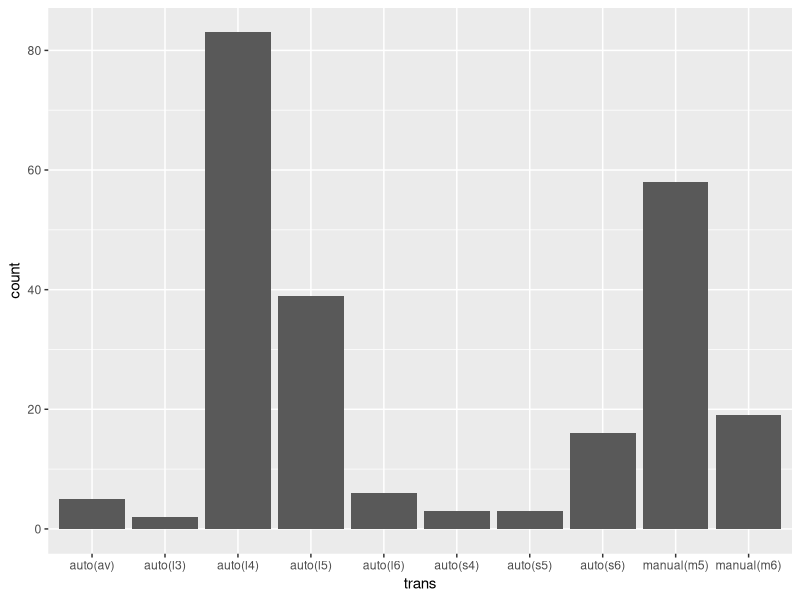
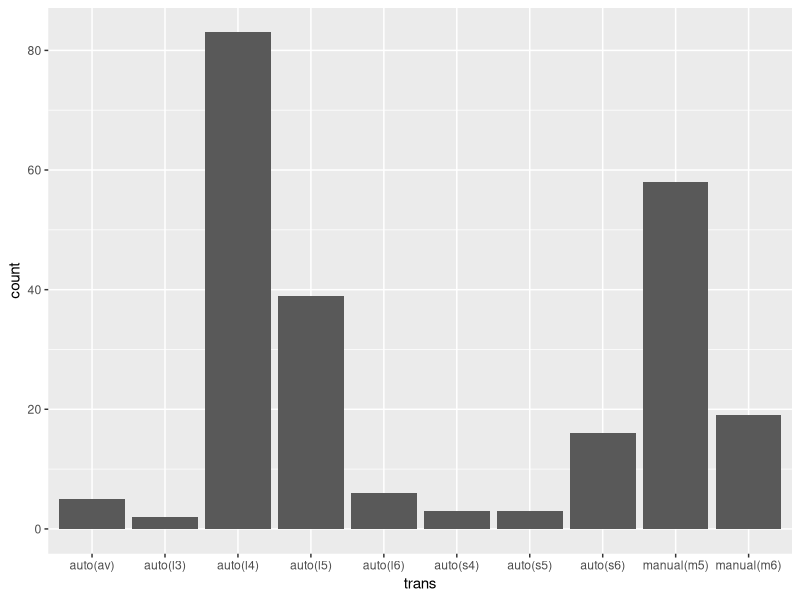
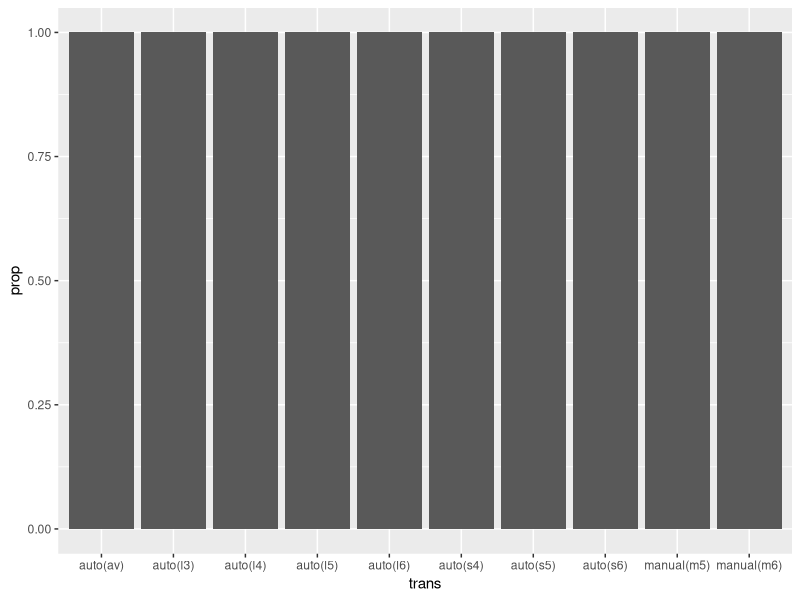
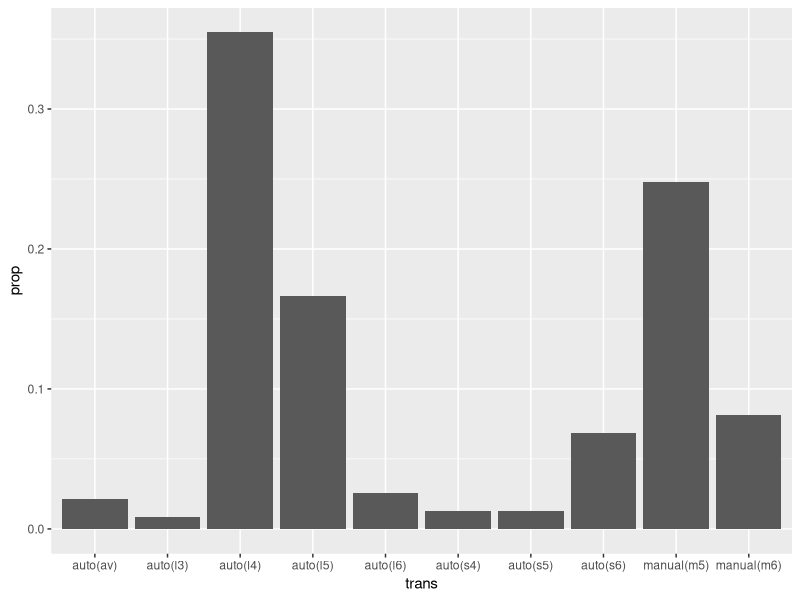
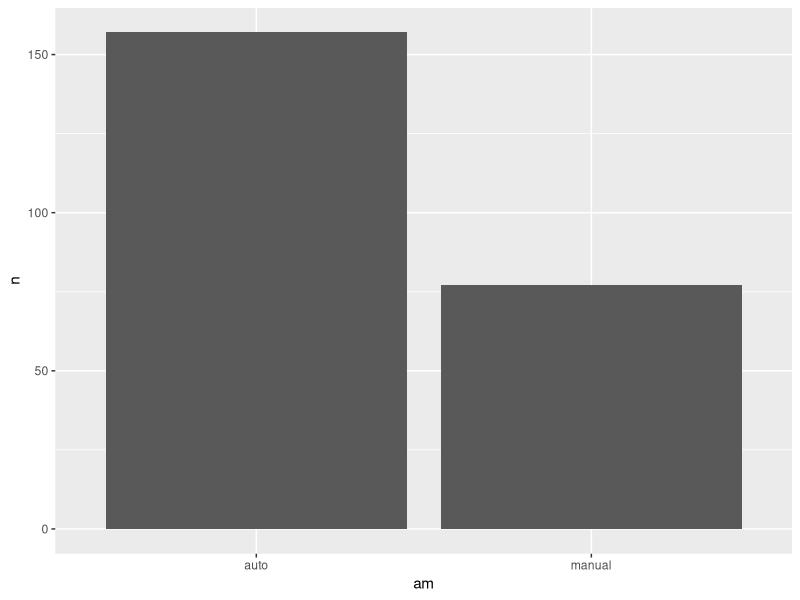
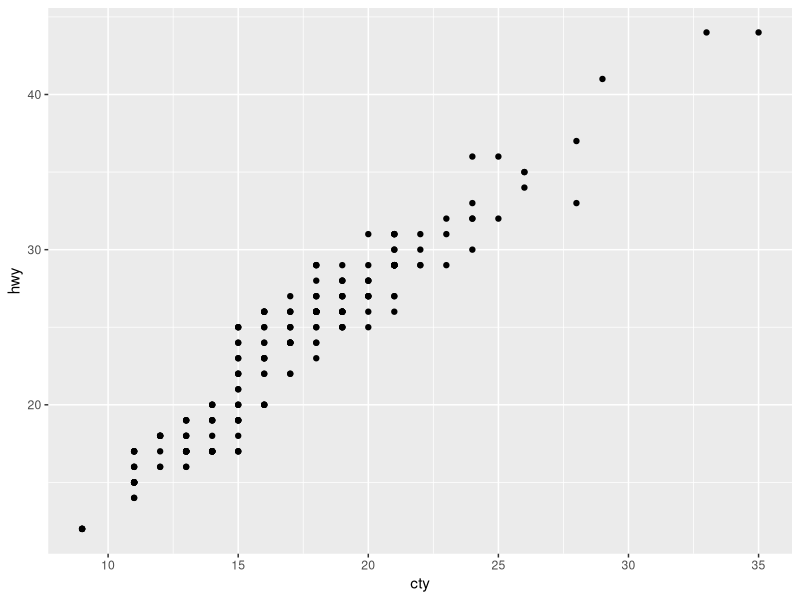
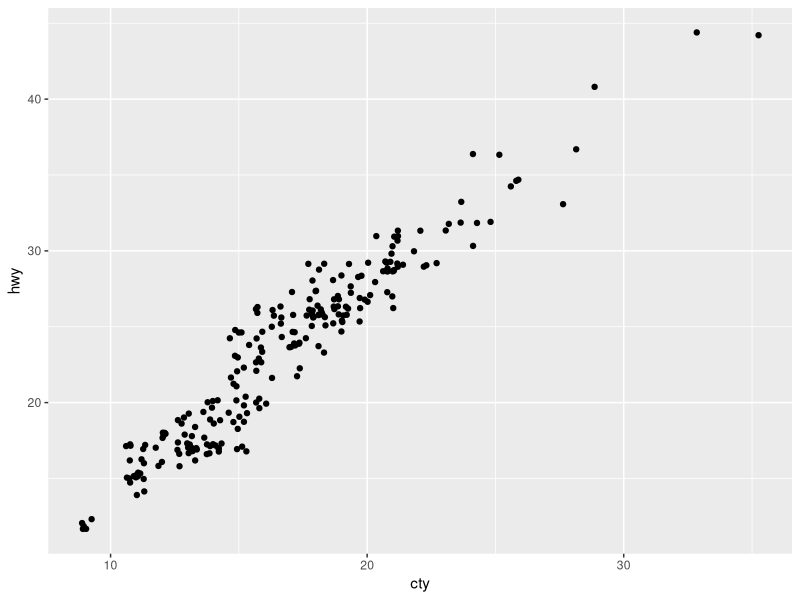
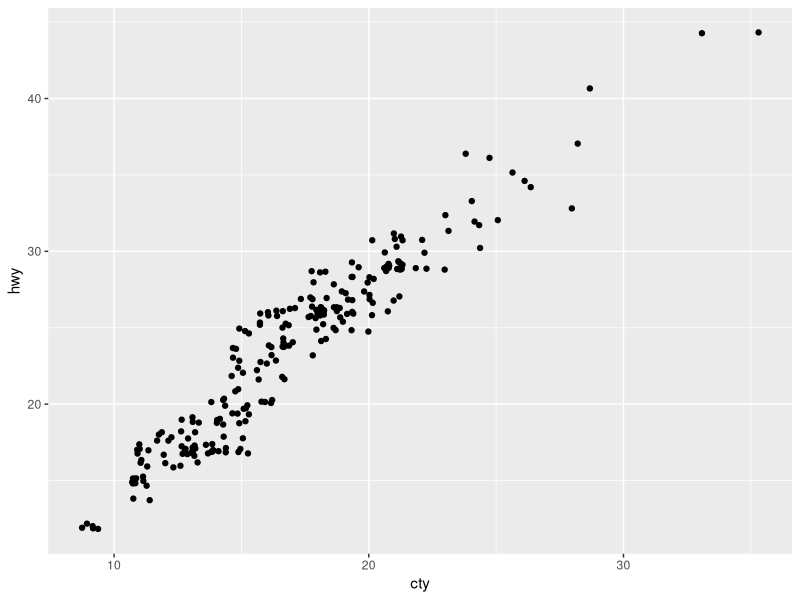

The R source for these figures, in order:
library(tidyverse)

# mpg의 변수 trans의 막대 그래프 작성
ggplot(data=mpg, mapping=aes(x=trans)) +
  geom_bar()

ggplot(data=mpg, mapping=aes(x=trans)) +
  stat_count()

# mpg의 변수 trans의 막대 그래프를 상대 도수로 작성
ggplot(data=mpg) +
  geom_bar(mapping=aes(x=trans,y=stat(prop)))

# group=1을 해줘야 하나의 그룹으로 묶여 제대로된 비율이 나타난다
ggplot(data=mpg) +
  geom_bar(mapping=aes(x=trans,y=stat(prop), group=1))

# geom함수에서 stat을 따로 지정해야 하는경우
mpg_am <- mpg %>% mutate(am=substr(trans,1,nchar(trans)-4)) %>%
  count(am)

ggplot(mpg_am) +
  geom_bar(mapping=aes(x=am,y=n),stat="identity")

# 산점도에서 점이 겹쳐지는 문제 해결 
ggplot(mpg) +
  geom_point(aes(x=cty,y=hwy))

ggplot(mpg, aes(x=cty,y=hwy)) +
  geom_point(position="jitter")

ggplot(mpg, aes(x=cty,y=hwy)) +
  geom_jitter()
